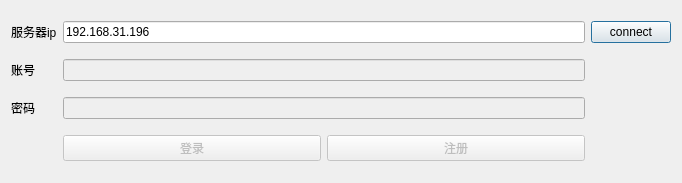
<?xml version="1.0" encoding="UTF-8"?>
<ui version="4.0">
 <class>LoginDialog</class>
 <widget class="QDialog" name="LoginDialog">
  <property name="geometry">
   <rect>
    <x>0</x>
    <y>0</y>
    <width>682</width>
    <height>183</height>
   </rect>
  </property>
  <property name="windowTitle">
   <string>Dialog</string>
  </property>
  <layout class="QGridLayout" name="gridLayout">
   <item row="2" column="0">
    <widget class="QLabel" name="label_3">
     <property name="text">
      <string>密码</string>
     </property>
    </widget>
   </item>
   <item row="0" column="0">
    <widget class="QLabel" name="label">
     <property name="text">
      <string>服务器ip</string>
     </property>
    </widget>
   </item>
   <item row="0" column="1">
    <widget class="QLineEdit" name="lineEdit_serverIp">
     <property name="text">
      <string>192.168.31.196</string>
     </property>
    </widget>
   </item>
   <item row="0" column="2">
    <widget class="QPushButton" name="pushButton_connect">
     <property name="text">
      <string>connect</string>
     </property>
    </widget>
   </item>
   <item row="1" column="1">
    <widget class="QLineEdit" name="lineEdit_id">
     <property name="enabled">
      <bool>false</bool>
     </property>
    </widget>
   </item>
   <item row="2" column="1">
    <widget class="QLineEdit" name="lineEdit_password">
     <property name="enabled">
      <bool>false</bool>
     </property>
    </widget>
   </item>
   <item row="1" column="0">
    <widget class="QLabel" name="label_2">
     <property name="text">
      <string>账号</string>
     </property>
    </widget>
   </item>
   <item row="3" column="1">
    <layout class="QHBoxLayout" name="horizontalLayout">
     <item>
      <widget class="QPushButton" name="pushButton_login">
       <property name="enabled">
        <bool>false</bool>
       </property>
       <property name="text">
        <string>登录</string>
       </property>
      </widget>
     </item>
     <item>
      <widget class="QPushButton" name="pushButton_register">
       <property name="enabled">
        <bool>false</bool>
       </property>
       <property name="text">
        <string>注册</string>
       </property>
      </widget>
     </item>
    </layout>
   </item>
  </layout>
 </widget>
 <resources/>
 <connections/>
</ui>
